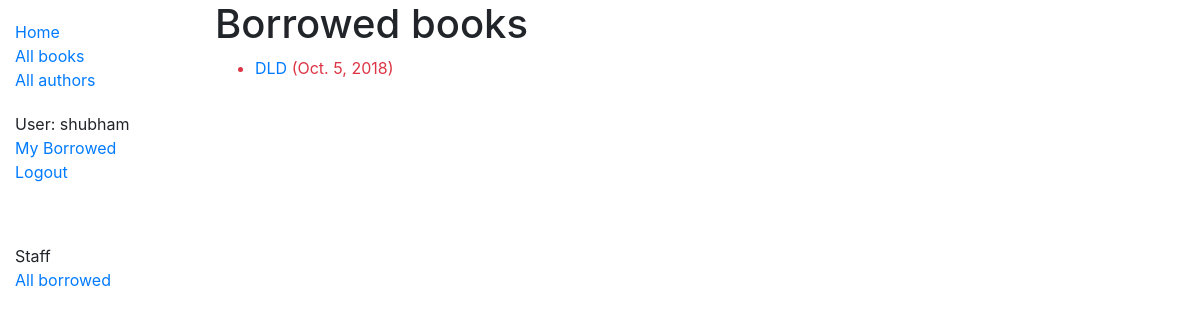
Before: /catalog/mybooks/ (signed in) with the older database file.
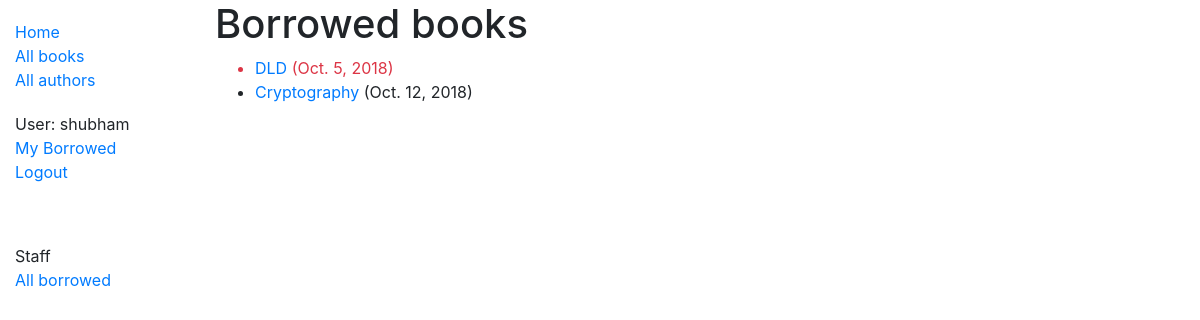
After: the same page with the newer database file.
### catalog/models.py (models this page shows, shortened)
class BookInstance(models.Model):
    id = models.UUIDField(primary_key=True, default=uuid.uuid4, help_text='Unique ID for this particular book across whole library')
    book = models.ForeignKey(Book, on_delete=models.SET_NULL, null=True)
    imprint = models.CharField(max_length=200)
    due_back = models.DateField(null=True, blank=True)
    borrower = models.ForeignKey(User, on_delete=models.SET_NULL, null=True, blank = True)
    LOAN_STATUS = (
        ('m', 'Maintenance'),
        ('o', 'On loan'),
        ('a', 'Available'),
        ('r', 'Reserved'),
    )
    status = models.CharField(
        max_length=1,
        choices=LOAN_STATUS,
        blank=True,
        default='m',
        help_text='Book availability',
    )
    class Meta:
        ordering = ['due_back']
        permissions = (("can_mark_returned", "Set book as returned"),)
    @property
    def is_overdue(self):
        if self.due_back and date.today() > self.due_back:
            return True
        return False

class Book(models.Model):
    title = models.CharField(max_length=200)
    author = models.ForeignKey('Author', on_delete=models.SET_NULL, null=True)
    summary = models.TextField(max_length=1000, help_text='Enter a brief description of the book')
    isbn = models.CharField('ISBN', max_length=13, help_text='13 Character <a href="https://www.isbn-international.org/content/what-isbn">ISBN number</a>')
    genre = models.ManyToManyField(Genre, help_text='Select a genre for this book')
    language = models.ForeignKey('Language', on_delete=models.SET_NULL, null= True)

### catalog/views.py (the view)
class LoanedBooksByUserListView(LoginRequiredMixin, ListView):
    model = BookInstance
    template_name ='catalog/Book/bookinstance_list_borrowed_user.html'
    paginate_by = 10
    def get_queryset(self):
        return BookInstance.objects.filter(borrower = self.request.user).filter(status__exact='o').order_by('due_back')

### catalog/templates/catalog/Book/bookinstance_list_borrowed_user.html
{% extends "base_generic.html" %}
{% block content %}
    <h1>Borrowed books</h1>
    {% if bookinstance_list %}
    <ul>
      {% for bookinst in bookinstance_list %}
      <li class="{% if bookinst.is_overdue %}text-danger{% endif %}">
        <a href="{% url 'book-detail' bookinst.book.pk %}">{{bookinst.book.title}}</a> ({{ bookinst.due_back }})
      </li>
      {% endfor %}
    </ul>
    {% else %}
      <p>There are no books borrowed.</p>
    {% endif %}
{% endblock %}

Changed rows visible on the page:
now on this page (row edited): BookInstance: book "Cryptography", due_back "Oct. 12, 2018"
